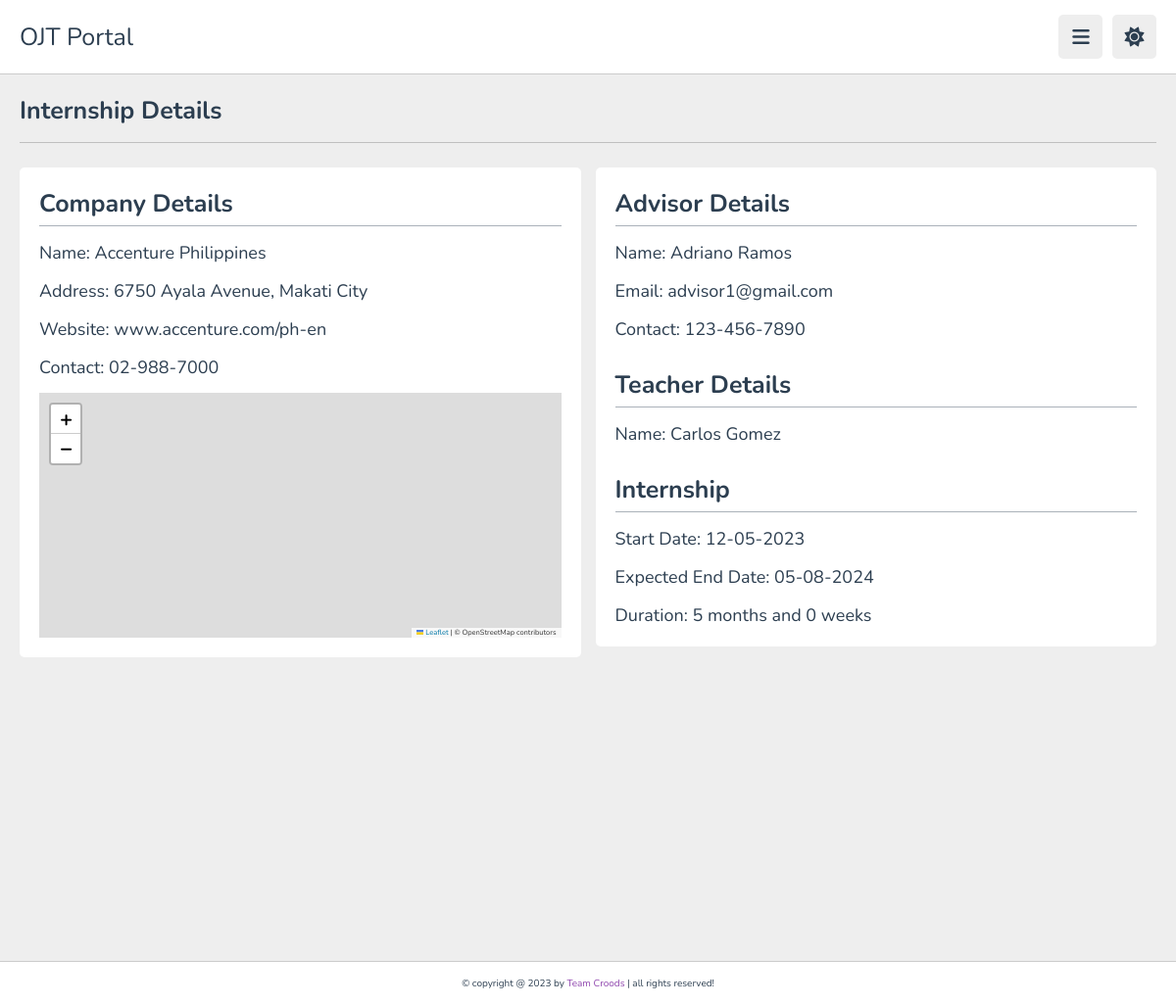
The app's page /student/internship-details.php (signed in) with its own data.
### tables this page shows
CREATE TABLE IF NOT EXISTS `company` (
  `companyID` int NOT NULL AUTO_INCREMENT,
  `companyName` varchar(255) NOT NULL,
  `companyAddress` varchar(255) NOT NULL,
  `website` varchar(50) NOT NULL,
  `contact` varchar(50) NOT NULL,
  PRIMARY KEY (`companyID`)
);

CREATE TABLE IF NOT EXISTS `advisor` (
  `advisorId` int NOT NULL AUTO_INCREMENT,
  `firstName` varchar(50) NOT NULL,
  `lastName` varchar(50) NOT NULL,
  `email` varchar(50) NOT NULL,
  `contact` varchar(15) NOT NULL,
  PRIMARY KEY (`advisorId`)
);

CREATE TABLE IF NOT EXISTS `teacher` (
  `teacherId` int NOT NULL,
  `userId` int NOT NULL,
  `firstName` varchar(255) NOT NULL,
  `lastName` varchar(255) NOT NULL,
  PRIMARY KEY (`teacherId`),
  KEY `userId_advisor` (`userId`)
);

CREATE TABLE IF NOT EXISTS `internship` (
  `internshipId` int NOT NULL AUTO_INCREMENT,
  `studentId` int NOT NULL,
  `companyId` int NOT NULL,
  `teacherId` int NOT NULL,
  `advisorId` int NOT NULL,
  `dateStarted` date NOT NULL,
  `dateEnded` date NOT NULL,
  PRIMARY KEY (`internshipId`),
  KEY `internship_companyId` (`companyId`),
  KEY `internship_advisorId` (`advisorId`),
  KEY `internship_teacherId` (`teacherId`),
  KEY `studentId` (`studentId`)
);

### student/internship-details.php (the view, shortened to what this page needs)
<?php
   require "../database/database.php";
   $userId = $_SESSION['userID'];
   $companyNameQuery = $db->prepare("SELECT c.companyName
      FROM internship AS i
      JOIN company AS c ON i.companyId = c.companyID
      JOIN student AS s ON i.studentId = s.studentId
      WHERE s.userId = ?
   ");
   $companyNameQuery->bind_param("i", $userId);
   $companyNameQuery->execute();
   $companyNameResult = $companyNameQuery->get_result();
   if ($companyNameResult->num_rows > 0) {
      $companyNameRow = $companyNameResult->fetch_assoc();
      $companyName = $companyNameRow['companyName'];
   } else {
      $companyName = "No data found";
   }
   $companyAddressQuery = $db->prepare("SELECT c.companyAddress
      FROM internship AS i
      JOIN company AS c ON i.companyId = c.companyID
      JOIN student AS s ON i.studentId = s.studentId
      WHERE s.userId = ?
   ");
   $companyAddressQuery->bind_param("i", $userId);
   $companyAddressQuery->execute();
   $companyAddressResult = $companyAddressQuery->get_result();
   if ($companyAddressResult->num_rows > 0) {
      $companyAddressRow = $companyAddressResult->fetch_assoc();
      $companyAddress = $companyAddressRow['companyAddress'];
   } else {
      $companyAddress = "No data found";
   }
   $companyWebsiteQuery = $db->prepare("SELECT c.website
      FROM internship AS i
      JOIN company AS c ON i.companyId = c.companyID
      JOIN student AS s ON i.studentId = s.studentId
      WHERE s.userId = ?
   ");
   $companyWebsiteQuery->bind_param("i", $userId);
   $companyWebsiteQuery->execute();
   $companyWebsiteResult = $companyWebsiteQuery->get_result();
   if ($companyWebsiteResult->num_rows > 0) {
      $companyWebsiteRow = $companyWebsiteResult->fetch_assoc();
      $companyWebsite = $companyWebsiteRow['website'];
   } else {
      $companyWebsite = "No data found";
   }
   $companyContactQuery = $db->prepare("SELECT c.contact
      FROM internship AS i
      JOIN company AS c ON i.companyId = c.companyID
      JOIN student AS s ON i.studentId = s.studentId
      WHERE s.userId = ?
   ");
   $companyContactQuery->bind_param("i", $userId);
   $companyContactQuery->execute();
   $companyContactResult = $companyContactQuery->get_result();
   if ($companyContactResult->num_rows > 0) {
      $companyContactRow = $companyContactResult->fetch_assoc();
      $companyContact = $companyContactRow['contact'];
   } else {
      $companyContact = "No data found";
   }
   $advisorNameQuery = $db->prepare("SELECT adv.firstName, adv.lastName
   FROM internship AS i
   JOIN advisor AS adv ON i.advisorId = adv.advisorId
   JOIN student AS s ON i.studentId = s.studentId
   WHERE s.userId = ?
   ");
   $advisorNameQuery->bind_param("i", $userId);
   $advisorNameQuery->execute();
   $advisorNameResult = $advisorNameQuery->get_result();
   if ($advisorNameResult->num_rows > 0) {
      $advisorNameRow = $advisorNameResult->fetch_assoc();
      $advisorName = $advisorNameRow['firstName'] . ' ' . $advisorNameRow['lastName'];
   } else {
      $advisorName = "No advisor found";
   }
   $advisorEmailQuery = $db->prepare("SELECT adv.email
   FROM internship AS i
   JOIN advisor AS adv ON i.advisorId = adv.advisorId
   JOIN student AS s ON i.studentId = s.studentId
   WHERE s.userId = ?
   ");
   $advisorEmailQuery->bind_param("i", $userId);
   $advisorEmailQuery->execute();
   $advisorEmailResult = $advisorEmailQuery->get_result();
   if ($advisorEmailResult->num_rows > 0) {
      $advisorEmailRow = $advisorEmailResult->fetch_assoc();
      $advisorEmail = $advisorEmailRow['email'];
   } else {
      $advisorEmail = "No email found";
   }
   $advisorContactQuery = $db->prepare("SELECT adv.contact
   FROM internship AS i
   JOIN advisor AS adv ON i.advisorId = adv.advisorId
   JOIN student AS s ON i.studentId = s.studentId
   WHERE s.userId = ?
   ");
   $advisorContactQuery->bind_param("i", $userId);
   $advisorContactQuery->execute();
   $advisorContactResult = $advisorContactQuery->get_result();
   if ($advisorContactResult->num_rows > 0) {
      $advisorContactRow = $advisorContactResult->fetch_assoc();
      $advisorContact = $advisorContactRow['contact'];
   } else {
      $advisorContact = "No contact found";
   }
   $dateStartedQuery = $db->prepare("SELECT i.dateStarted
   FROM internship AS i
   JOIN student AS s ON i.studentId = s.studentId
   WHERE s.userId = ?
   ");
   $dateStartedQuery->bind_param("i", $userId);
   $dateStartedQuery->execute();
   $dateStartedResult = $dateStartedQuery->get_result();
   if ($dateStartedResult->num_rows > 0) {
   $dateStartedRow = $dateStartedResult->fetch_assoc();
   $dateStarted = $dateStartedRow['dateStarted'];
   } else {
   $dateStarted = "No start date found";
   }
   $dateEndedQuery = $db->prepare("SELECT i.dateEnded
   FROM internship AS i
   JOIN student AS s ON i.studentId = s.studentId
   WHERE s.userId = ?
   ");
   $dateEndedQuery->bind_param("i", $userId);
   $dateEndedQuery->execute();
   $dateEndedResult = $dateEndedQuery->get_result();
   if ($dateEndedResult->num_rows > 0) {
   $dateEndedRow = $dateEndedResult->fetch_assoc();
   $dateEnded = $dateEndedRow['dateEnded'];
   } else {
   $dateEnded = "No end date found";
   }
   if ($dateStarted != "No start date found") {
      $dateStarted = new DateTime($dateStarted);
   }
   if ($dateEnded != "No end date found") {
      $dateEnded = new DateTime($dateEnded);
   }
   if ($dateStarted != "No start date found" and $dateEnded != "No end date found") {
      $interval = $dateStarted->diff($dateEnded);
      $months = $interval->m + 12 * $interval->y;
      $weeks = floor($interval->d / 7);
   } else {
      $interval = "?";
      $months = "?";
      $weeks = "?";
   }
   $teacherNameQuery = $db->prepare("
    SELECT t.firstName, t.lastName
    FROM internship AS i
    JOIN student AS s ON i.studentId = s.studentId
    JOIN teacher AS t ON i.teacherId = t.teacherId
    WHERE s.userId = ?
   ");
   $teacherNameQuery->bind_param("i", $userId);
   $teacherNameQuery->execute();
   $teacherNameResult = $teacherNameQuery->get_result();
   if ($teacherNameResult->num_rows > 0) {
      $teacherNameRow = $teacherNameResult->fetch_assoc();
      $teacherName = $teacherNameRow['firstName'] . ' ' . $teacherNameRow['lastName'];
   } else {
      $teacherName = "No teacher found";
   }
?>
<!DOCTYPE html>
<html lang="en">
<head>
   <link rel="stylesheet" href="https://cdnjs.cloudflare.com/ajax/libs/font-awesome/6.1.2/css/all.min.css">
   <link rel="stylesheet" href="../public/css/style.css">
   <link rel="stylesheet" href="https://unpkg.com/leaflet@1.9.4/dist/leaflet.css"
/>
</head>
<body>
<header class="header">
   <section class="flex">
      <a href="index.php" class="logo">OJT Portal</a>
      <div class="icons">
         <div id="menu-btn" class="fas fa-bars"></div>
         <div id="toggle-btn" class="fas fa-sun"></div>
      </div>
   </section>
</header>
<section class="home-grid">
   <h1 class="heading">Internship Details</h1>
   <div class="box-container">
      <div class="rectangle">
         <h3 class="title">Company Details</h3>
         <hr class="hrule">
         <p class="requirements">Name: <span><?php echo $companyName ?></span></p>
         <p class="requirements">Address: <span><?php echo $companyAddress ?></span></p>
         <p class="requirements">Website: <span><?php echo $companyWebsite ?></span></p>
         <p class="requirements">Contact: <span><?php echo $companyContact ?></span></p>
         <br>
         <div id="map">
         </div>
      </div>
      <div class="rectangle">
         <h3 class="title">Advisor Details</h3>
         <hr class="hrule">
         <p class="requirements">Name: <span><?php echo $advisorName ?></span></p>
         <p class="requirements">Email: <span><?php echo $advisorEmail ?></span></p>
         <p class="requirements">Contact: <span><?php echo $advisorContact ?></span></p>
         <br>
         <br>
         <h3 class="title">Teacher Details</h3>
         <hr class="hrule">
         <p class="requirements">Name: <span><?php echo $teacherName ?></span></p>
         <br>
         <br>
         <h3 class="title">Internship</h3>
         <hr class="hrule">
         <p class="requirements">Start Date: <span>
            <?php
            if ($dateStarted != "No start date found") {
            echo $dateStarted->format('m-d-Y');
            } else {
               echo $dateStarted;
            }
            ?></span></p>
         <p class="requirements">Expected End Date: <span>
            <?php
            if ($dateEnded != "No end date found") {
            echo $dateEnded->format('m-d-Y');
            } else {
               echo $dateEnded;
            } ?></span></p>
         <p class="requirements">Duration: <span><?php echo $months . " months and " . $weeks . " weeks"; ?></span></p>
      </div>
</section>
<footer class="footer">
   &copy; copyright @ 2023 by <span>Team Croods</span> | all rights reserved!
</footer>
</body>
</html>

### public/css/style.css (style rules this page uses)
:root { --main-color:#8e44ad; --red:#e74c3c; --orange:#f39c12; --light-color:#888; --light-bg:#eee; --black:#2c3e50; --white:#fff; --border:.1rem solid rgba(0,0,0,.2); }
* { font-family: 'Nunito', sans-serif; margin:0; padding:0; box-sizing: border-box; outline: none; border:none; text-decoration: none; }
html { font-size: 62.5%; overflow-x: hidden; }
body { background-color: var(--light-bg); padding-left: 30rem; }
section { padding:2rem; margin: 0 auto; max-width: 1200px; }
.heading { font-size: 2.5rem; color:var(--black); margin-bottom: 2.5rem; border-bottom: var(--border); padding-bottom: 1.5rem; text-transform: capitalize; }
.header { position: sticky; top:0; left:0; right: 0; background-color: var(--white); z-index: 1000; border-bottom: var(--border); }
.header .flex { display: flex; align-items: center; justify-content: space-between; position: relative; padding: 1.5rem 2rem; }
.header .flex .logo { font-size: 2.5rem; color: var(--black); }
.header .flex .icons div { font-size: 2rem; color:var(--black); background-color: var(--light-bg); border-radius: .5rem; height: 4.5rem; width: 4.5rem; line-height: 4.5rem; cursor: pointer; text-align: center; margin-left: .7rem; }
.home-grid .box-container { display: grid; grid-template-columns: repeat(auto-fit, minmax(30rem, 1fr)); gap: 1.5rem; justify-content: center; align-items: flex-start; }
.home-grid .box-container .rectangle { background-color: var(--white); border-radius: .5rem; padding: 2rem; width: 60rem; height: 46; max-width: 100%; }
.home-grid .box-container .rectangle .title { font-size: 2.5rem; color: var(--black); text-transform: capitalize; }
.home-grid .box-container .requirements { color:var(--black); font-size: large; margin-top: 1.5rem; }
.hrule { background-color: var(--black); height: 1px; opacity: 40%; margin-top: 5px; }
a { text-decoration: none; color: var(--orange); }
#map { height: 250px; }
.footer { background-color: var(--white); border-top: var(--border); position: fixed; bottom: 0; left: 0; right: 0; text-align: center; font-size: 1rem; padding:1.5rem 1rem; color:var(--black); margin-top: 1rem; z-index: 1000; }
.footer span { color:var(--main-color); }
section.home-grid { min-height: 900px; height: 950px; }
@media (max-width:1200px) { body { padding-left: 0; } }

### records on screen
company: companyName "Accenture Philippines", companyAddress "6750 Ayala Avenue, Makati City", website "www.accenture.com/ph-en", contact "02-988-7000"
advisor: advisorName "Adriano Ramos", email "advisor1@gmail.com", contact "123-456-7890"
teacher: teacherName "Carlos Gomez"
internship: dateStarted "12-05-2023"

### other values on screen
$dateEnded->format('m-d-Y') "05-08-2024"
$months "5"
$weeks "0"
